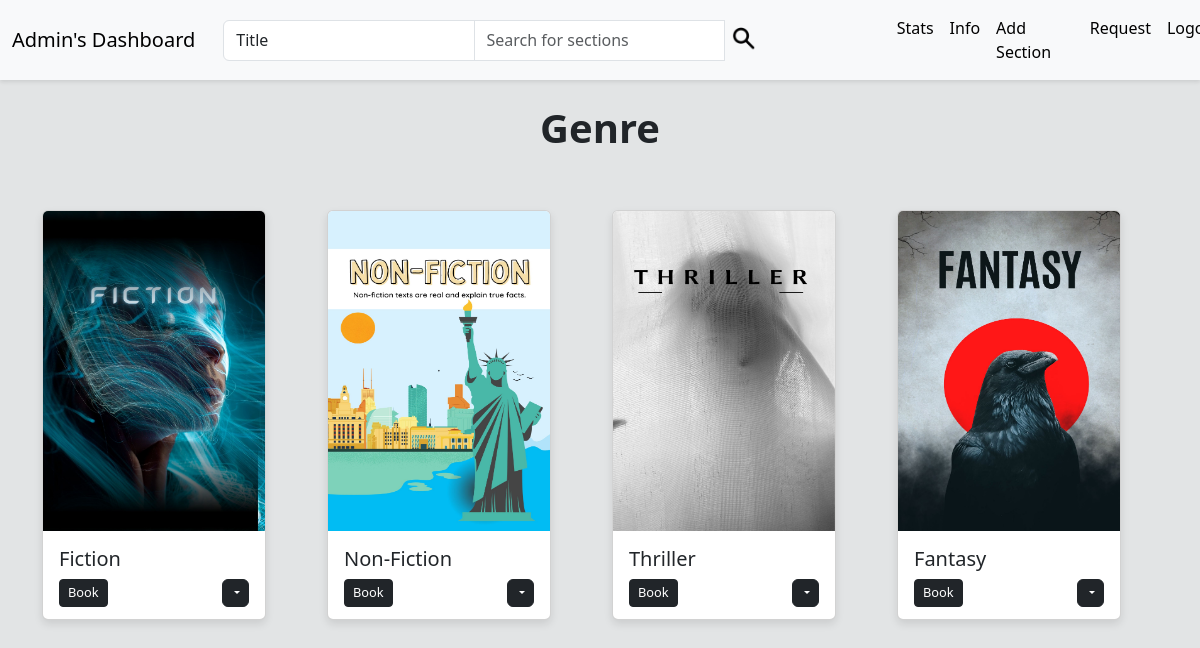
The app's page /admin_dashboard (signed in) with its own data.
### models.py (models this page shows)
class Section(db.Model):
    __tablename__ = 'section'
    id = db.Column(db.Integer, primary_key=True)
    title = db.Column(db.String(100), nullable=False)
    image = db.Column(db.String)
    books = db.relationship('Book', backref='section', lazy=True)

### routes.py (the view)
@app.route('/admin_dashboard', methods=['GET', 'POST'])
def admin_dashboard():
    if 'user_id' not in session:
        return redirect(url_for('admin_login'))
    parameter = request.args.get('parameter')
    query = request.args.get('query')
    if parameter == 'Title' and query:
        sections = Section.query.filter(Section.title.ilike(f'%{query}%')).all()
    else:
        sections = Section.query.all()
    return render_template('admin_dashboard.html', admin=Admin.query.get(session['user_id']), sections=sections)

### templates/admin_dashboard.html (shortened to what this page needs)
<!DOCTYPE html>
<html lang="en">
  <head>
    <link
      href="https://cdn.jsdelivr.net/npm/bootstrap@5.3.3/dist/css/bootstrap.min.css"
      rel="stylesheet"
    />
  </head>
  <body>
    <nav class="navbar navbar-expand-lg bg-body-tertiary">
      <div class="container-fluid">
        <a class="navbar-brand" href="#">Admin's Dashboard</a>
        <div class="collapse navbar-collapse" id="navbarSupportedContent">
          <div class="search-bar">
            <div class="container-fluid search-navbar">
                <div class="row search-navbar">
                    <div class="col-md-10">
                        <form action="" method="GET">
                            <div class="input-group">
                                <select name="parameter" id="parameter" class="form-control">
                                    <option value="Title">Title</option>
                                </select>
                                <input type="text" name="query" class="form-control" placeholder="Search for sections">
                                <span class="input-group-btn">
                                    <button class="primary" type="submit"></button>
                                </span>
                            </div>
                        </form>
                    </div>
                </div>
            </div>
        </div>
        <div class="collapse navbar-collapse" id="navbarSupportedContent">
          <ul class="navbar-nav mb-2 mb-lg-0 ms-auto">
            <li class="nav-item">
              <a
                class="nav-link active"
                aria-current="page"
                href="{{url_for('admin_stats')}}"
                >Stats</a
              >
            </li>
            <li class="nav-item">
              <a
                class="nav-link active"
                aria-current="page"
                href="{{url_for('info')}}"
                >Info</a
              >
            </li>
            <li class="nav-item">
              <a
                class="nav-link active"
                aria-current="page"
                href="#"
                data-bs-toggle="modal"
                data-bs-target="#addSectionModal"
              >
                Add Section </a
              >
            </li>
            <li class="nav-item">
              <a
                class="nav-link active"
                aria-current="page"
                href="{{url_for('view_request')}}"
              >
                Request</a
              >
            </li>
            <li class="nav-item">
              <a
                class="nav-link active"
                aria-current="page"
                href="{{url_for('admin_login')}}"
                >Logout</a
              >
            </li>
          </ul>
        </div>
      </div>
    </nav>
    <br />
    <h3 style="text-align: center; font-weight: bold; font-size: 40px">
      Genre
    </h3>
    <br />
    <div class="container mt-3">
      <div class="row row-cols-4">
        {% for s in sections %}
        <div class="col">
          <div class="card">
            {% if s.image %}
            <img
              src="{{ s.image }}"
              class="card-img-top"
              alt="..."
              style="height: 320px"
            />
            {% else %}
            <div class="placeholder"></div>
            {% endif %}
            <div class="card-body d-flex flex-column">
              <h5 class="card-title">{{ s.title }}</h5>
              <div class="d-flex justify-content-between mt-auto">
                <a
                  href="{{url_for('view_books',id=s.id)}}"
                  class="btn btn-dark btn-sm btn-books"
                  >Book</a
                >
                <div class="dropdown">
                  <button
                    class="btn btn-dark dropdown-toggle"
                    type="button"
                    id="dropdownMenuButton"
                    data-bs-toggle="dropdown"
                    aria-expanded="false"
                  >
                  </button>
                </div>
              </div>
            </div>
          </div>
        </div>
        {% endfor %}
      </div>
    </div>
  </body>
</html>

### templates/admin_dashboard.html (style rules this page uses)
body { background-color: rgb(226, 228, 229); }
.navbar { background-color: rgb(226, 228, 229); box-shadow: 0 2px 4px rgba(0, 0, 0, 0.1); }
.card { width: 14rem; margin-bottom: 20px; margin-top: 10px; box-shadow: 0 4px 8px rgba(0, 0, 0, 0.1); height: 410px; }
.dropdown-toggle, .btn-books { padding: 0.2rem 0.5rem; font-size: 0.8rem; }
.search-bar { display: flex; align-items: center; justify-content: space-between; width: 100%; }
.search-bar button[type="submit"] { padding: 5px 5px; width: 40px; height: 40px; background: url("/static/covers/search.png") no-repeat center; background-size: contain; border: none; cursor: pointer; }
div .search-bar { color: #212529; }
div.search-bar { width:700px; }

### records on screen
Section: image (picture), title "Fiction"
Section: image (picture), title "Non-Fiction"
Section: image (picture), title "Thriller"
Section: image (picture), title "Fantasy"
